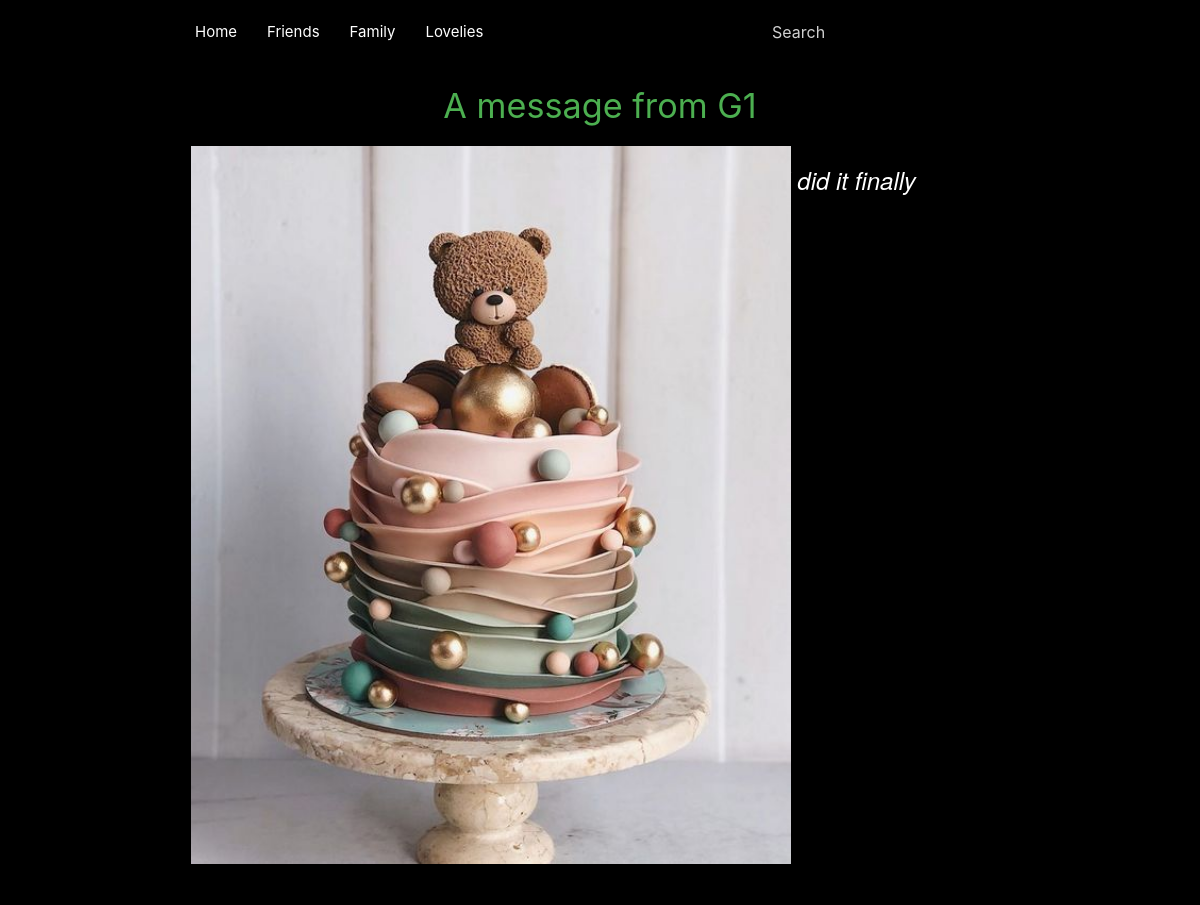
The app's page /G1, older data.
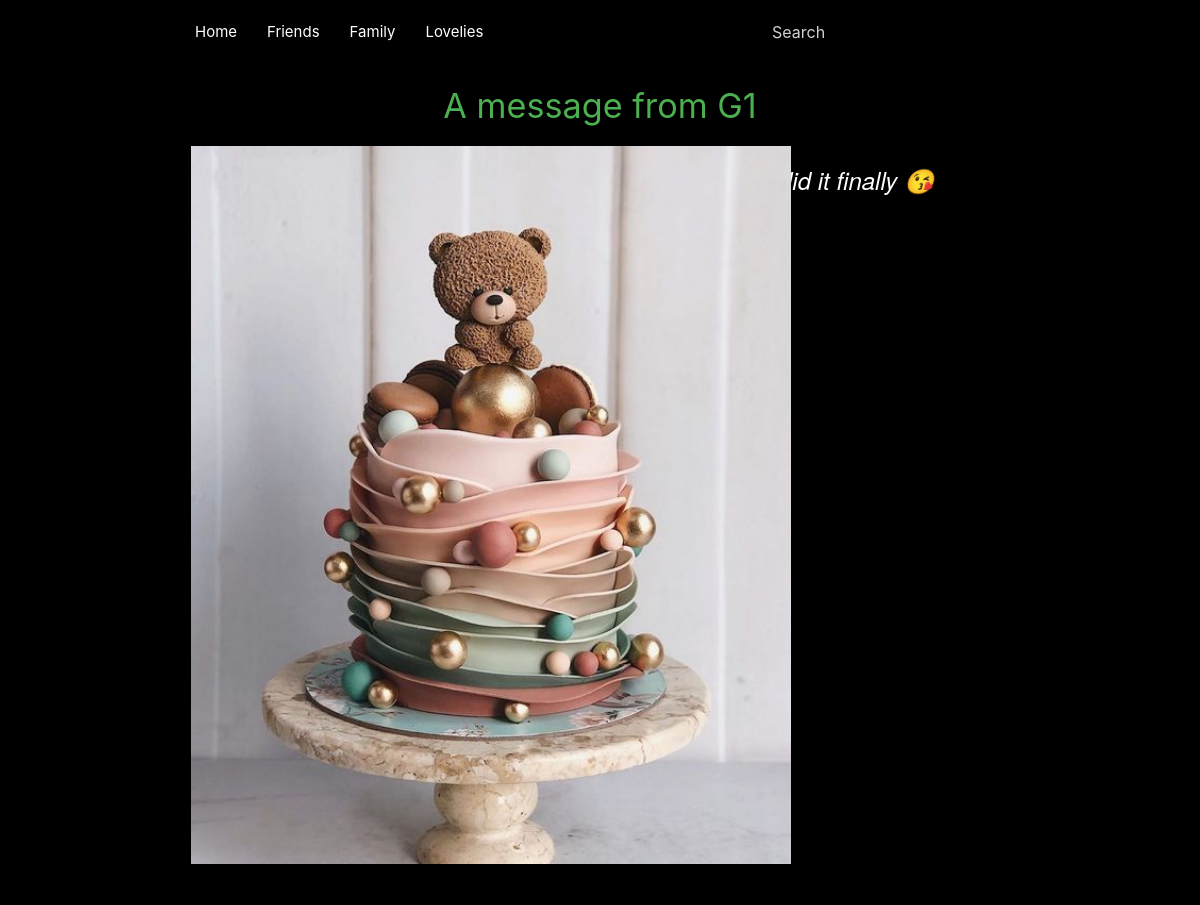
The same page, newer data.
### myapp/models.py (models this page shows)
class Friends(models.Model):
    name = models.CharField(max_length=50)
    image = models.ImageField(upload_to="myapp/static/myapp/images/", blank=True, null=True)
    message = models.CharField(max_length=5000)

### myapp/views.py (the view)
# urls.py: path('<name>', views.detailView, name='detail')
def detailView(request, name):
    data = []
    if Friends.objects.filter(name=name):
        data = (Friends.objects.get(name=name))
    elif Family.objects.filter(name=name):
        data = (Family.objects.get(name=name))
    elif Lovelies.objects.filter(name=name):
        data = (Lovelies.objects.get(name=name))
    if data != []:
        message = data.message
        image_path = data.image.url[1:]
    else:
        message = "................."
        image_path = ('myapp/static/myapp/images/main.png')
    with open(image_path, "rb") as image_file:
        image_data = base64.b64encode(image_file.read()).decode('utf-8')
    detail = {
        'name': name,
        'photo': image_data,
        'message': message
    }
    return render(request, "myapp/detail.html", detail)

### myapp/templates/myapp/detail.html (shortened to what this page needs)
{% extends "myapp/base.html" %}
{% load static %}
{% block content %}
{% include "myapp/base.html" %}
<div class="container nav-wrapper">
    <h4 align="center" class="green-text">A message from {{name}}</h4>
    <div class="row">
        <div class="col s6">
            <div class="card black hoverable">
                <div align="left">
                    <img width="600">
                </div>
            </div>
        </div>
        <div class="col s6">
            <div align="center">
                <p style="font-size:24px; color:white; font-family:Helvetica Neue; font-style:italic">{{message}}</p>
            </div>
        </div>
    </div>
</div>
{% endblock content %}

Row changes from the older to the newer data that the page shows:
changed Friends: message "Hi Bro, I did it finally" → "Hi Bro, I did it finally 😘"
